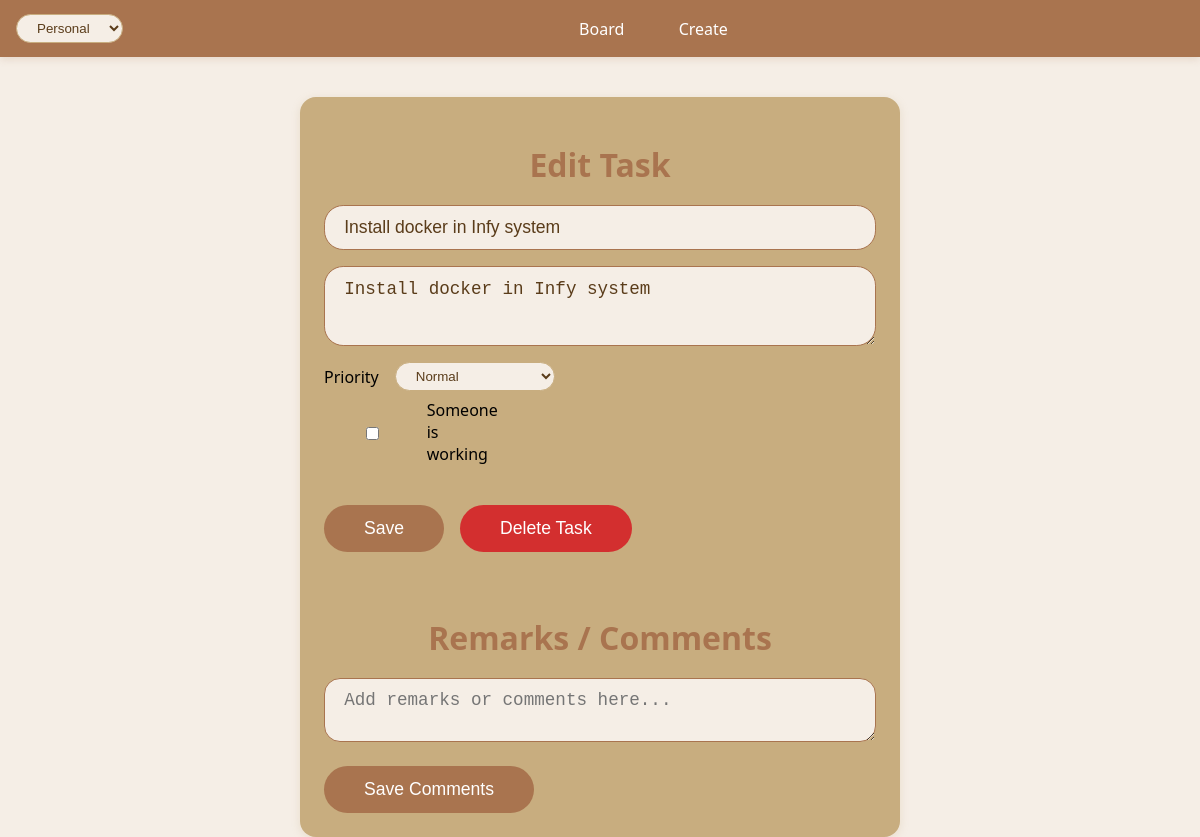
The app's page /task/19/ with its own data.
### board/models.py (models this page shows, shortened)
class Space(models.Model):
    name = models.CharField(max_length=50, unique=True)
    created = models.DateTimeField(auto_now_add=True)

class Task(models.Model):
	STATUS_CHOICES = [
		("planned", "Planned"),
		("in-progress", "In Progress"),
		("in-review", "In Review"),
		("done", "Done"),
		("cancelled", "Cancelled"),
	]
	PRIORITY_CHOICES = [
		('low', 'Low'),
		('normal', 'Normal'),
		('high', 'High'),
	]
	short_description = models.CharField(max_length=100)
	description = models.TextField()
	status = models.CharField(max_length=20, choices=STATUS_CHOICES, default="planned")
	workspace = models.ForeignKey('Space', null=True, blank=True, on_delete=models.CASCADE, related_name='tasks')
	comments = models.TextField(blank=True, default="")
	priority = models.CharField(max_length=10, choices=PRIORITY_CHOICES, default='normal')
	is_working = models.BooleanField(default=False) # Indicates someone is currently working on the task

### board/views.py (the view, shortened to what this page needs)
# urls.py: path('task/<int:task_id>/', views.task_detail, name='task_detail'),
def task_detail(request, task_id):
	task = get_object_or_404(Task, id=task_id)
	return render(request, "board/task_detail.html", {"task": task})

### board/context_processors.py (called while the page is built)
def spaces_processor(request):
    spaces_qs = Space.objects.all().order_by('name')
    spaces = [s.name for s in spaces_qs]
    default_space = spaces[0] if spaces else 'office'
    current_workspace = request.session.get('current_workspace', default_space)
    if current_workspace not in spaces and spaces:
        current_workspace = spaces[0]
        request.session['current_workspace'] = current_workspace
    return {
        'spaces': spaces,
        'current_workspace': current_workspace,
    }

### board/templates/board/task_detail.html (shortened to what this page needs)
{% extends 'base.html' %}
{% block content %}
<div class="create-task-section" style="margin: 2.5rem auto 0 auto;">
    <h2>Edit Task</h2>
    <form method="post">
        <input type="text" name="short_description" value="{{ task.short_description }}" placeholder="Short description" required />
        <textarea name="description" placeholder="Description" required>{{ task.description }}</textarea>
        <div class="form-row" style="display:flex; flex-direction:column; gap:0.5rem;">
            <div class="form-priority-row">
                <label for="id_priority">Priority</label>
                <select name="priority" id="id_priority" class="form-priority-select">
                    <option value="normal" {% if task.priority == 'normal' %}selected{% endif %}>Normal</option>
                </select>
            </div>
            <div class="form-checkbox-row">
                <label for="id_is_working">
                    <input type="checkbox" name="is_working" id="id_is_working" {% if task.is_working %}checked{% endif %}>
                    <span>Someone is working</span>
                </label>
            </div>
        </div>
        <div style="display: flex; gap: 1rem; margin-top: 1rem;">
            <button type="submit" name="save">Save</button>
            <button type="button" onclick="confirmDelete()" style="background: #d32f2f; color: white;">Delete Task</button>
        </div>
    </form>
    <div style="margin-top:2rem;width:100%;">
        <h3 style="color: var(--coffee-brown);">Remarks / Comments</h3>
        <form method="post">
            <textarea name="comments" placeholder="Add remarks or comments here..." style="width:100%;min-height:60px;border-radius:1rem;">{{ task.comments }}</textarea>
            <button type="submit" style="margin-top:0.5rem;">Save Comments</button>
        </form>
    </div>
</div>
{% endblock %}

### board/templates/base.html (shortened to what this page needs)
{% load static %}
<!DOCTYPE html>
<html lang="en">
<head>
    <link rel="stylesheet" href="{% static 'css/forms.css' %}">
</head>
<body>
    <nav class="navbar">
        <div class="workspace-toggle">
            <form id="workspace-form" method="get" style="margin:0;">
                <select name="workspace" id="workspace-select" onchange="this.form.submit()">
                    {% for sp in spaces %}
                        <option value="{{ sp }}" {% if current_workspace == sp %}selected{% endif %}>{{ sp|title }}</option>
                    {% empty %}
                        <option value="office" {% if current_workspace == 'office' %}selected{% endif %}>Office</option>
                        <option value="home" {% if current_workspace == 'home' %}selected{% endif %}>Home</option>
                    {% endfor %}
                </select>
            </form>
        </div>
        <div class="nav-links">
            <a href="/" class="{% if request.path == '/' %}active{% endif %}">Board</a>
            <a href="/create/" class="{% if request.path == '/create/' %}active{% endif %}">Create</a>
        </div>
    </nav>
    {% block content %}{% endblock %}
</body>
</html>

### board/static/css/forms.css (style rules this page uses)
.form-priority-row { display: flex; align-items: center; gap: 1rem; flex-wrap: wrap; }
.form-priority-row label { margin: 0; white-space: nowrap; }
.form-priority-select { min-width: 160px; max-width: 260px; }
.form-checkbox-row { display: flex; align-items: center; gap: 0.5rem; }
.form-checkbox-row label { margin: 0; min-width: 160px; display: inline-flex; align-items: center; gap: 0.4rem; }

### board/templates/base.html (style rules this page uses)
*, *::before, *::after { box-sizing: border-box; }
html, body { overflow-x: hidden; }
body { padding-left: 0.5rem; padding-right: 0.5rem; }
.navbar { width: 100%; background: var(--coffee-brown); color: var(--white); padding: 0.7rem 1rem; display: flex; justify-content: space-between; align-items: center; flex-wrap: wrap; box-shadow: 0 2px 8px #a9744f33; }
.navbar .nav-links { display: flex; gap: 1rem; justify-content: center; flex: 1 1 auto; min-width: 0; }
.navbar .workspace-toggle { display: flex; gap: 0.5rem; align-items: center; }
.navbar a { color: var(--white); text-decoration: none; font-size: 1rem; font-weight: 500; padding: 0.4rem 1.2rem; border-radius: 1.2rem; transition: background 0.2s; }
:root { --coffee-brown: #a9744f; --light-coffee: #c8ad7f; --cream: #f5eee6; --white: #fff; --tan: #e7d7c1; --border-radius: 1rem; --shadow: 0 2px 8px #c8ad7f44; }
body { font-family: 'Segoe UI', Arial, sans-serif; background: var(--cream); margin: 0; padding: 0; }
.create-task-section { background: var(--light-coffee); border-radius: 1rem; padding: 1.2rem 1.5rem 1.5rem 1.5rem; box-shadow: var(--shadow); margin-top: 2rem; display: flex; flex-direction: column; align-items: center; max-width: 600px; }
.create-task-section h2, .create-task-section h3 { color: var(--coffee-brown); margin-bottom: 1.2rem; font-size: 2rem; font-weight: 700; text-align: center; }
.create-task-section form { width: 100%; display: flex; flex-direction: column; gap: 1rem; }
.create-task-section input, .create-task-section textarea { width: 100%; border-radius: 1.2rem; border: 1.5px solid var(--coffee-brown); padding: 0.7rem 1.2rem; margin-bottom: 0; font-size: 1.1rem; background: var(--cream); color: #5a3c1a; box-sizing: border-box; }
.create-task-section textarea { min-height: 80px; resize: vertical; }
.create-task-section button { background: var(--coffee-brown); color: var(--white); border: none; border-radius: 2rem; padding: 0.8rem 2.5rem; font-size: 1.1rem; font-weight: 500; cursor: pointer; transition: background 0.2s; align-self: flex-start; margin-top: 0.5rem; }
select { border-radius: 1.2rem; border: 1px solid var(--light-coffee); padding: 0.3rem 1rem; background: var(--cream); color: #5a3c1a; }
.navbar a, .workspace-toggle select { max-width: 100%; }

### records on screen
Space: workspace "Personal"
Task: short_description "Install docker in Infy system", description "Install docker in Infy system", priority "Normal"
